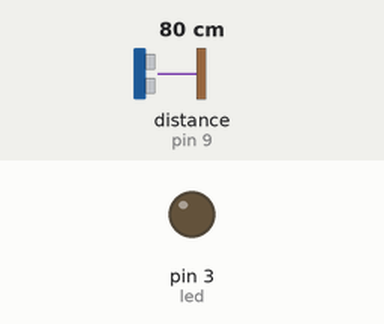
A sketch run on a simulated Arduino Uno, built with avr-gcc and run on an emulated ATmega328P. On the bench: output pins drawn as LEDs (lit = HIGH). Wiring (inferred from the names in the program): ultrasonic range finder: trigger pin 8; echo pin 9. The inputs (shaded band) are chosen by the test bench; at power-on: distance to the obstacle (sensor on pin 9) 80 cm. The echo pulse lasts 58.3 µs per cm; pins used as bus, display or sensor lines are not drawn; what the sketch prints to the serial monitor is not drawn.

Above: at 1.2 s.
1.3 s: distance to the obstacle (sensor on pin 9) set to 2 cm
At 1.9 s:
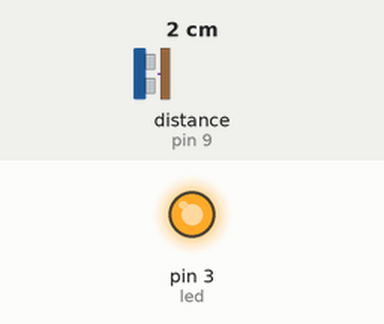
2.8 s: distance to the obstacle (sensor on pin 9) set to 18 cm
At 4.0 s:
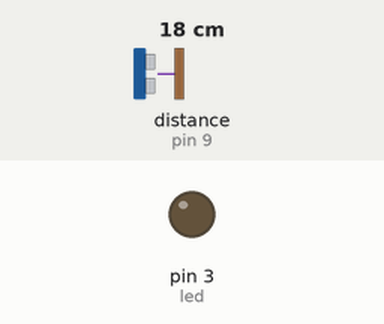
4.3 s: distance to the obstacle (sensor on pin 9) set to 4 cm
At 5.4 s:
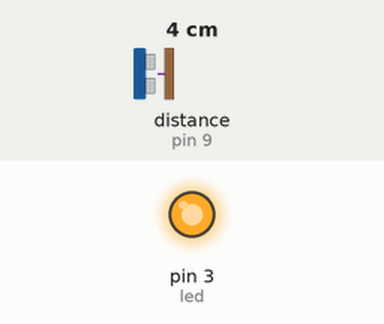
Timing chart, 0 to 7.3 s (numbered marks = the images above; inputs shaded):
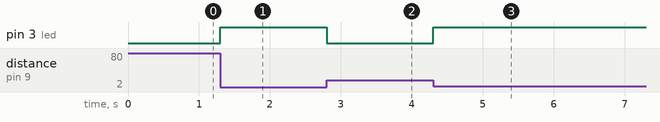

Measured:
- after the input at 1.3 s, pin 3 (led): LOW → HIGH at once
- after the input at 2.8 s, pin 3 (led): HIGH → LOW at once
- after the input at 4.3 s, pin 3 (led): LOW → HIGH at once

The sketch:

LAMPA_I_DALNOMETER.ino
```cpp
int eP = 9;
int tP = 8;
int led = 3;

void setup() {
  pinMode(tP, OUTPUT);
  pinMode(eP, INPUT);
  pinMode(led, OUTPUT);
  Serial.begin(2000000);
}

void loop() {
  long time, distance;
  digitalWrite(tP, LOW);
  delayMicroseconds(2);
  digitalWrite(tP, HIGH);
  delayMicroseconds(10);
  digitalWrite(tP, LOW);
  time = pulseIn(eP, HIGH);
  distance = (time / 58);
  Serial.println(distance);
  if (distance < 10) {
    digitalWrite(led, HIGH);
  }
  else
    digitalWrite(led, LOW);
}
```
